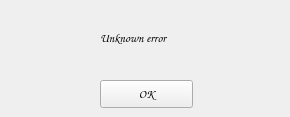
<?xml version="1.0" encoding="UTF-8"?>
<ui version="4.0">
 <class>Form</class>
 <widget class="QWidget" name="Form">
  <property name="geometry">
   <rect>
    <x>0</x>
    <y>0</y>
    <width>290</width>
    <height>117</height>
   </rect>
  </property>
  <property name="font">
   <font>
    <family>Comic Sans MS</family>
   </font>
  </property>
  <property name="windowTitle">
   <string>Error</string>
  </property>
  <widget class="QLabel" name="label1">
   <property name="geometry">
    <rect>
     <x>100</x>
     <y>20</y>
     <width>181</width>
     <height>36</height>
    </rect>
   </property>
   <property name="text">
    <string>Unknown error</string>
   </property>
   <property name="scaledContents">
    <bool>false</bool>
   </property>
   <property name="wordWrap">
    <bool>false</bool>
   </property>
  </widget>
  <widget class="QPushButton" name="pushButton1">
   <property name="geometry">
    <rect>
     <x>100</x>
     <y>80</y>
     <width>93</width>
     <height>28</height>
    </rect>
   </property>
   <property name="text">
    <string>OK</string>
   </property>
  </widget>
  <widget class="QLabel" name="label2">
   <property name="geometry">
    <rect>
     <x>11</x>
     <y>11</y>
     <width>61</width>
     <height>61</height>
    </rect>
   </property>
   <property name="text">
    <string/>
   </property>
   <property name="pixmap">
    <pixmap>cancel.png</pixmap>
   </property>
   <property name="scaledContents">
    <bool>true</bool>
   </property>
  </widget>
 </widget>
 <resources/>
 <connections/>
</ui>
